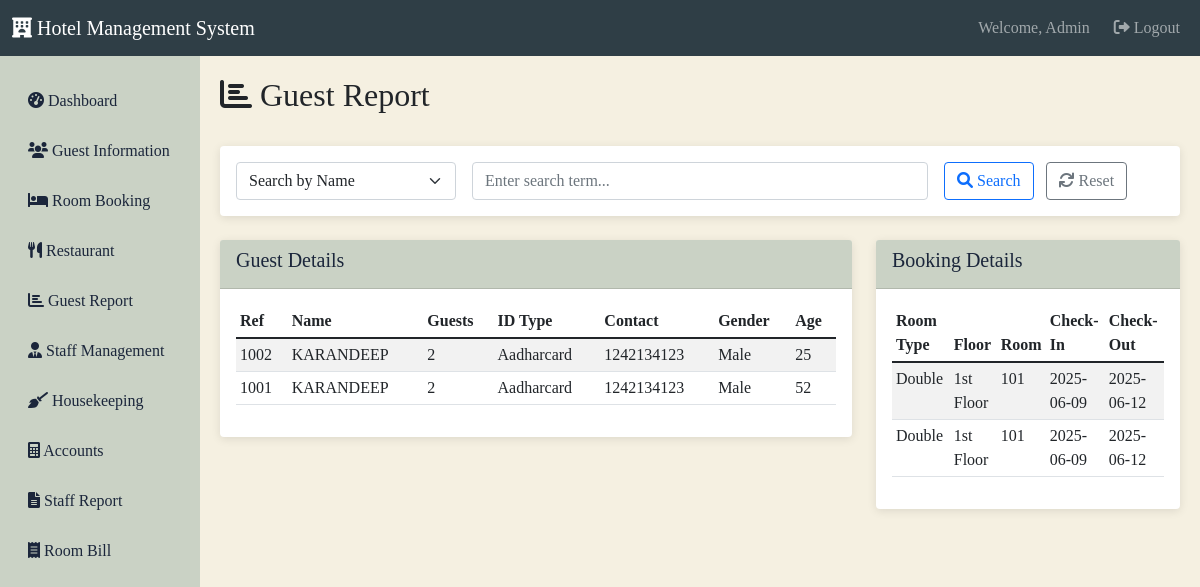
Page /report/guest-report (signed in) on the committed database.
### tables this page shows
CREATE TABLE admin_emp (
            id INTEGER PRIMARY KEY AUTOINCREMENT,
            name TEXT NOT NULL,
            emp_id TEXT UNIQUE NOT NULL,
            department TEXT NOT NULL,
            type TEXT NOT NULL,
            password TEXT NOT NULL
        );

CREATE TABLE guest (
            ref INTEGER PRIMARY KEY,
            name TEXT NOT NULL,
            guest INTEGER NOT NULL,
            id_type TEXT NOT NULL,
            id_no TEXT NOT NULL,
            gender TEXT NOT NULL,
            age TEXT NOT NULL,
            contact TEXT NOT NULL,
            address TEXT NOT NULL,
            images TEXT
        );

CREATE TABLE room_book (
            id INTEGER PRIMARY KEY AUTOINCREMENT,
            contact TEXT NOT NULL,
            room_type TEXT NOT NULL,
            floor TEXT NOT NULL,
            room TEXT NOT NULL,
            check_in TEXT NOT NULL,
            check_out TEXT NOT NULL
        );

### routes/report.py (the view)
@report_bp.route('/guest-report')
@login_required
def guest_report():
    conn = get_db()
    cursor = conn.cursor()
    cursor.execute('''
        SELECT g.ref, g.name, g.guest, g.id_type, g.id_no, g.gender, g.age, g.contact, g.address,
               rb.room_type, rb.floor, rb.room, rb.check_in, rb.check_out
        FROM guest g
        LEFT JOIN room_book rb ON g.contact = rb.contact
        ORDER BY g.ref DESC
    ''')
    guests = cursor.fetchall()
    conn.close()
    return render_template('report/guest_report.html', guests=guests)

### app.py (called while the page is built)
@login_manager.user_loader
def load_user(user_id):
    from models import User
    return User.get(user_id)

### database.py (called while the page is built)
def get_db():
    conn = sqlite3.connect(Config.DATABASE_PATH)
    conn.row_factory = sqlite3.Row
    return conn

### models.py (called while the page is built)
    @staticmethod
    def get(user_id):
        conn = get_db()
        cursor = conn.cursor()
        cursor.execute('SELECT * FROM admin_emp WHERE id = ?', (user_id,))
        user_data = cursor.fetchone()
        conn.close()
        if user_data:
            return User(
                id=user_data['id'],
                name=user_data['name'],
                emp_id=user_data['emp_id'],
                department=user_data['department'],
                user_type=user_data['type']
            )
        return None

### templates/report/guest_report.html (shortened to what this page needs)
{% extends "base.html" %}
{% block content %}
<div class="d-flex justify-content-between align-items-center mb-4">
    <h2><i class="fas fa-chart-bar"></i> Guest Report</h2>
</div>
<div class="card mb-4">
    <div class="card-body">
        <form method="GET" action="{{ url_for('report.search_guest_report') }}" class="row g-3">
            <div class="col-md-3">
                <select class="form-select" name="type">
                    <option value="name" {% if search_type == 'name' %}selected{% endif %}>Search by Name</option>
                </select>
            </div>
            <div class="col-md-6">
                <input type="text" class="form-control" name="q" placeholder="Enter search term..." value="{{ search_query or '' }}">
            </div>
            <div class="col-md-3">
                <button type="submit" class="btn btn-outline-primary me-2">
                    <i class="fas fa-search"></i> Search
                </button>
                <a href="{{ url_for('report.guest_report') }}" class="btn btn-outline-secondary">
                    <i class="fas fa-refresh"></i> Reset
                </a>
            </div>
        </form>
    </div>
</div>
<div class="row">
    <div class="col-md-8">
        <div class="card">
            <div class="card-header">
                <h5>Guest Details</h5>
            </div>
            <div class="card-body">
                <div class="table-responsive">
                    <table class="table table-striped table-sm">
                        <thead>
                            <tr>
                                <th>Ref</th>
                                <th>Name</th>
                                <th>Guests</th>
                                <th>ID Type</th>
                                <th>Contact</th>
                                <th>Gender</th>
                                <th>Age</th>
                            </tr>
                        </thead>
                        <tbody>
                            {% for guest in guests %}
                            <tr>
                                <td>{{ guest.ref }}</td>
                                <td>{{ guest.name }}</td>
                                <td>{{ guest.guest }}</td>
                                <td>{{ guest.id_type }}</td>
                                <td>{{ guest.contact }}</td>
                                <td>{{ guest.gender }}</td>
                                <td>{{ guest.age }}</td>
                            </tr>
                            {% else %}
                            <tr>
                                <td colspan="7" class="text-center">No guests found</td>
                            </tr>
                            {% endfor %}
                        </tbody>
                    </table>
                </div>
            </div>
        </div>
    </div>
    <div class="col-md-4">
        <div class="card">
            <div class="card-header">
                <h5>Booking Details</h5>
            </div>
            <div class="card-body">
                <div class="table-responsive">
                    <table class="table table-striped table-sm">
                        <thead>
                            <tr>
                                <th>Room Type</th>
                                <th>Floor</th>
                                <th>Room</th>
                                <th>Check-In</th>
                                <th>Check-Out</th>
                            </tr>
                        </thead>
                        <tbody>
                            {% for guest in guests %}
                            {% if guest.room_type %}
                            <tr>
                                <td>{{ guest.room_type }}</td>
                                <td>{{ guest.floor }}</td>
                                <td>{{ guest.room }}</td>
                                <td>{{ guest.check_in }}</td>
                                <td>{{ guest.check_out }}</td>
                            </tr>
                            {% endif %}
                            {% else %}
                            <tr>
                                <td colspan="5" class="text-center">No bookings found</td>
                            </tr>
                            {% endfor %}
                        </tbody>
                    </table>
                </div>
            </div>
        </div>
    </div>
</div>
{% endblock %}

### templates/base.html (shortened to what this page needs)
<!DOCTYPE html>
<html lang="en">
<head>
    <link href="https://cdn.jsdelivr.net/npm/bootstrap@5.1.3/dist/css/bootstrap.min.css" rel="stylesheet">
    <link href="https://cdnjs.cloudflare.com/ajax/libs/font-awesome/6.0.0/css/all.min.css" rel="stylesheet">
</head>
<body>
    <nav class="navbar navbar-expand-lg navbar-dark">
        <div class="container-fluid">
            <a class="navbar-brand" href="{{ url_for('main.dashboard') }}">
                <i class="fas fa-hotel"></i> Hotel Management System
            </a>
            {% if current_user.is_authenticated %}
            <div class="navbar-nav ms-auto">
                <span class="navbar-text me-3">Welcome, {{ current_user.name }}</span>
                <a class="nav-link" href="{{ url_for('auth.logout') }}">
                    <i class="fas fa-sign-out-alt"></i> Logout
                </a>
            </div>
            {% else %}
            <div class="navbar-nav ms-auto">
                <a class="nav-link" href="{{ url_for('auth.login') }}">
                    <i class="fas fa-sign-in-alt"></i> Login
                </a>
            </div>
            {% endif %}
        </div>
    </nav>
    <div class="container-fluid">
        <div class="row">
            {% if current_user.is_authenticated %}
            <nav class="col-md-2 sidebar">
                <div class="nav flex-column">
                    <a class="nav-link" href="{{ url_for('main.dashboard') }}">
                        <i class="fas fa-tachometer-alt"></i> Dashboard
                    </a>
                    <a class="nav-link" href="{{ url_for('guest.index') }}">
                        <i class="fas fa-users"></i> Guest Information
                    </a>
                    <a class="nav-link" href="{{ url_for('room.booking') }}">
                        <i class="fas fa-bed"></i> Room Booking
                    </a>
                    <a class="nav-link" href="{{ url_for('restaurant.index') }}">
                        <i class="fas fa-utensils"></i> Restaurant
                    </a>
                    <a class="nav-link" href="{{ url_for('report.guest_report') }}">
                        <i class="fas fa-chart-bar"></i> Guest Report
                    </a>
                    {% if session.user_type == 'Admin' %}
                    <a class="nav-link" href="{{ url_for('staff.index') }}">
                        <i class="fas fa-user-tie"></i> Staff Management
                    </a>
                    {% endif %}
                    <a class="nav-link" href="{{ url_for('housekeeping.index') }}">
                        <i class="fas fa-broom"></i> Housekeeping
                    </a>
                    <a class="nav-link" href="{{ url_for('account.index') }}">
                        <i class="fas fa-calculator"></i> Accounts
                    </a>
                    {% if session.user_type == 'Admin' %}
                    <a class="nav-link" href="{{ url_for('report.staff_report') }}">
                        <i class="fas fa-file-alt"></i> Staff Report
                    </a>
                    {% endif %}
                    <a class="nav-link" href="{{ url_for('room.bill') }}">
                        <i class="fas fa-receipt"></i> Room Bill
                    </a>
                </div>
            </nav>
            <main class="col-md-10 content">
            {% else %}
            <main class="col-12 content">
            {% endif %}
                {% block content %}{% endblock %}
            </main>
        </div>
    </div>
</body>
</html>

### templates/base.html (style rules this page uses)
:root { --primary-color: #2f3e46; --secondary-color: #cad2c5; --accent-color: #f5f0e1; --text-color: #1b263b; }
body { background-color: var(--accent-color); font-family: 'Times New Roman', serif; }
.navbar { background-color: var(--primary-color) !important; }
.sidebar { background-color: var(--secondary-color); min-height: calc(100vh - 56px); padding-top: 20px; }
.sidebar .nav-link { color: var(--text-color); margin: 5px 0; border-radius: 5px; }
.content { padding: 20px; }
.card { border: none; box-shadow: 0 2px 10px rgba(0,0,0,0.1); }
.card-header { background-color: var(--secondary-color); color: var(--text-color); font-weight: bold; }

### rows in the picture
admin_emp: name "Admin"
guest: ref "1002", name "KARANDEEP", guest "2", id_type "Aadharcard", contact "1242134123", gender "Male", age "25", room_type "Double", floor "1st Floor", room "101", check_in "2025-06-09", check_out "2025-06-12"
guest: ref "1001", name "KARANDEEP", guest "2", id_type "Aadharcard", contact "1242134123", gender "Male", age "52", room_type "Double", floor "1st Floor", room "101", check_in "2025-06-09", check_out "2025-06-12"
